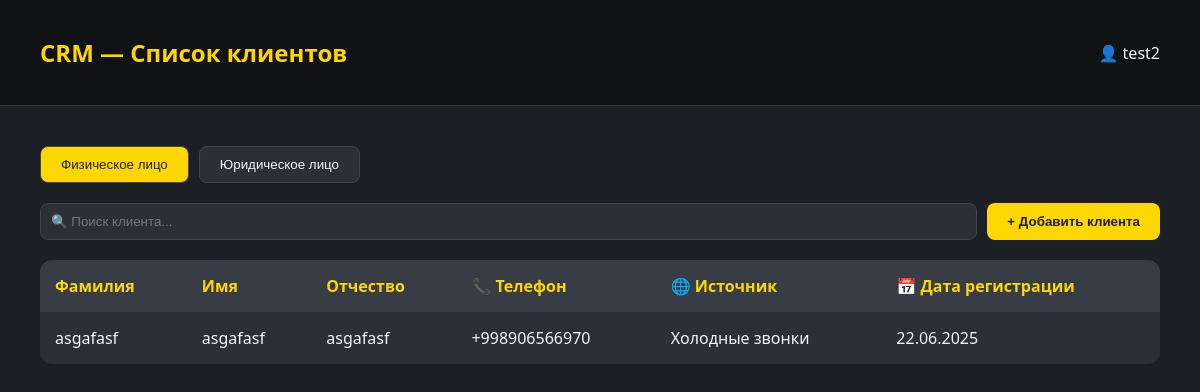
The app's page /clients/ (signed in), older data.
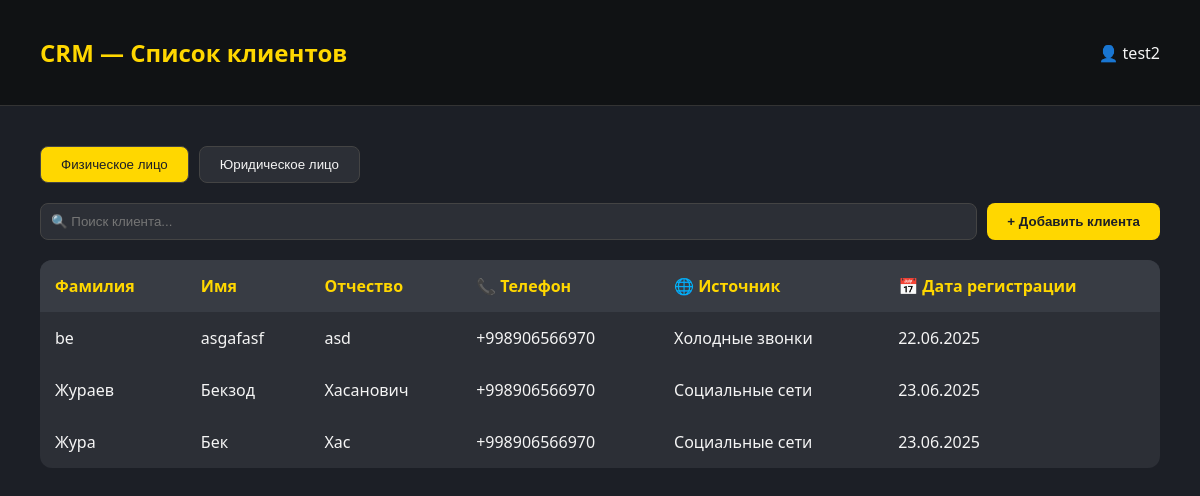
The same page, newer data.
### backend/models.py (models this page shows, shortened)
class Profile(models.Model):
    POSITION_CHOICES = [
        ("manager", "Менеджер"),
        ("admin", "Администратор"),
        ("accountant", "Бухгалтер"),
        ("supplier", "Снабженец"),
        ("chief", "Главный ЦЕХа"),
        ("chief_staff", "Сотрудник ЦЕХа"),
        ("delivery_cheif", "Главный доставщик"),
        ("delivery", "Доставщик"),
        ("installer_cheif", "Главный установщик"),
        ("installer", "Установщик"),
        ("technologist_cheif", "Главный Технолог"),
        ("technologist", "Технолог"),
        ("designer_cheif", "Главный дизайнер"),
        ("designer", "Дизайнер"),
        ("qa_cheif", "Главный сотрудник контроля качества"),
        ("qa_staff", "Сотрудник контроля качества"),
        ("sales_marketing", "Соц. маркетолог"),
        ("sales_call", "Сотрудник колл-центра"),
    ]
    username = models.OneToOneField(User, on_delete=models.CASCADE, related_name='profile')
    name = models.CharField(max_length=200, null=True, blank=True, default=None)
    lastname = models.CharField(max_length=200, null=True, blank=True, default=None)
    middle_name = models.CharField(max_length=200, null=True, blank=True, default=None)
    date_birth = models.DateField(null=True, blank=True, default=None)
    phone = PhoneNumberField(blank=True)
    adress = models.CharField(max_length=200,blank=True)
    last_job=models.CharField(max_length=200,blank=True)
    work_exp=models.CharField(max_length=200,blank=True)
    position = models.CharField(max_length=20, choices=POSITION_CHOICES)
    hobby=models.CharField(max_length=60,blank=True)
    photo = models.ImageField(blank=True, upload_to='pictures/',null=True)
    approve=models.BooleanField(default=False)

class Clients(models.Model):
    Social_CHOICES = [
        ("social", "Социальные сети"),
        ("cold_calls", "Холодные звонки"),
        ("word_of_mouth", "Сарафанное радио"),
    ]
    CLIENT_TYPE_CHOICES = [
        ('INDIVIDUAL', 'Физическое лицо'),
        ('LEGAL_ENTITY', 'Юридическое лицо'),
    ]
    social = models.CharField(max_length=20, choices=Social_CHOICES)
    client_type = models.CharField(
        max_length=20,
        choices=CLIENT_TYPE_CHOICES,
    )
    phone = PhoneNumberField()
    created_at = models.DateField(auto_now_add=True,null=True)
    name = models.CharField(max_length=200, null=True, blank=True, default=None)
    lastname = models.CharField(max_length=200, null=True, blank=True, default=None)
    middle_name = models.CharField(max_length=200, null=True, blank=True, default=None)
    adress = models.CharField(max_length=200, null=True, blank=True, default=None)
    company_name=models.CharField(max_length=200, null=True, blank=True, default=None)
    inn = models.CharField(max_length=12,null=True, blank=True, default=None)
    account=models.IntegerField(blank=True,null=True,default=None)
    mfo = models.IntegerField(blank=True, null=True, default=None)

### backend/views.py (the view)
# urls.py: path('clients/',views.ClietView.as_view(),name='clients'),
class ClietView(LoginRequiredMixin,TemplateView):
   template_name = 'client_list.html'
   login_url = reverse_lazy('login')
   def get_context_data(self, *, object_list=None, **kwargs):
      context = super().get_context_data(**kwargs)
      context['client_fiz']=Clients.objects.filter(client_type='INDIVIDUAL')
      context['client_leg'] = Clients.objects.filter(client_type='LEGAL_ENTITY')
      return context

### backend/templates/client_list.html (shortened to what this page needs)
<!DOCTYPE html>
<html lang="ru">
<head>
</head>
<body>
  <header>
    <h1>CRM — Список клиентов</h1>
    <div>👤 {{request.user.profile.name}}</div>
  </header>
  <div class="container">
     <div class="toggle-buttons">
      <button id="btn-individual" class="active">Физическое лицо</button>
      <button id="btn-legal">Юридическое лицо</button>
    </div>
    <div class="top-bar">
      <input type="text" placeholder="🔍 Поиск клиента...">
      <button onclick="window.location.href='{% url 'client_add' %}'">+ Добавить клиента</button>
    </div>
     <div id="individual-fields">
    <table>
      <thead>
        <tr>
          <th>Фамилия</th>
          <th>Имя</th>
          <th>Отчество</th>
          <th>📞 Телефон</th>
          <th>🌐 Источник</th>
          <th>📅 Дата регистрации</th>
        </tr>
      </thead>
      {% for item in client_fiz %}
      <tbody>
        <tr>
          <td>{{item.lastname}}</td>
          <td>{{item.name}}</td>
          <td>{{item.middle_name}}</td>
          <td>{{item.phone}}</td>
          <td>{{item.get_social_display}}</td>
          <td>{{item.created_at|date:"d.m.Y"}}</td>
        </tr>
      </tbody>
      {% endfor %}
       </table>
      </div>
  </div>
</body>
</html>

### backend/templates/client_list.html (style rules this page uses)
body { margin: 0; font-family: 'Segoe UI', Tahoma, Geneva, Verdana, sans-serif; background-color: #1c1f26; color: #f5f5f5; }
header { background: #101214; padding: 20px 40px; display: flex; justify-content: space-between; align-items: center; border-bottom: 1px solid #333; }
header h1 { color: #ffd700; font-weight: 600; font-size: 24px; }
.container { padding: 40px; }
.toggle-buttons { display: flex; margin-bottom: 20px; }
.toggle-buttons button { background-color: #2c2f36; color: #f5f5f5; border: 1px solid #444; padding: 10px 20px; margin-right: 10px; border-radius: 8px; cursor: pointer; transition: background-color 0.3s; }
.toggle-buttons button:hover, .toggle-buttons button.active { background-color: #ffd700; color: #1c1f26; }
.top-bar { display: flex; justify-content: space-between; margin-bottom: 20px; }
.top-bar input[type="text"] { flex: 1; padding: 10px; border-radius: 8px; border: 1px solid #444; background-color: #2c2f36; color: #f5f5f5; margin-right: 10px; }
.top-bar button { background-color: #ffd700; border: none; padding: 10px 20px; border-radius: 8px; color: #1c1f26; cursor: pointer; font-weight: 600; }
table { width: 100%; border-collapse: collapse; background-color: #2c2f36; border-radius: 12px; overflow: hidden; }
th, td { padding: 15px; text-align: left; }
th { background-color: #383c44; color: #ffd700; }

Row changes from the older to the newer data that the page shows:
changed Clients "asgafasf": lastname "asgafasf" → "be"; middle_name "asgafasf" → "asd"
added Clients: lastname "Жураев", name "Бекзод", middle_name "Хасанович", phone "+998906566970", social "Социальные сети", created_at "23.06.2025"
added Clients: lastname "Жура", name "Бек", middle_name "Хас", phone "+998906566970", social "Социальные сети", created_at "23.06.2025"
